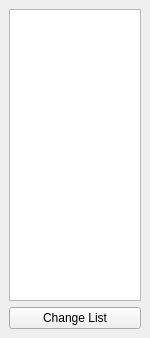
<?xml version="1.0" encoding="UTF-8"?>
<ui version="4.0">
 <class>DockWidget_MassTabSelector</class>
 <widget class="QDockWidget" name="DockWidget_MassTabSelector">
  <property name="geometry">
   <rect>
    <x>0</x>
    <y>0</y>
    <width>150</width>
    <height>338</height>
   </rect>
  </property>
  <property name="minimumSize">
   <size>
    <width>150</width>
    <height>300</height>
   </size>
  </property>
  <property name="maximumSize">
   <size>
    <width>150</width>
    <height>700</height>
   </size>
  </property>
  <property name="features">
   <set>QDockWidget::DockWidgetFloatable|QDockWidget::DockWidgetMovable</set>
  </property>
  <property name="allowedAreas">
   <set>Qt::LeftDockWidgetArea|Qt::RightDockWidgetArea</set>
  </property>
  <property name="windowTitle">
   <string>MassTab Selector</string>
  </property>
  <widget class="QWidget" name="dockWidgetContents">
   <layout class="QGridLayout" name="gridLayout">
    <item row="0" column="0">
     <widget class="QListView" name="listView_Mass"/>
    </item>
    <item row="1" column="0">
     <widget class="QPushButton" name="pushButton_ChangeList">
      <property name="text">
       <string>Change List</string>
      </property>
     </widget>
    </item>
   </layout>
  </widget>
 </widget>
 <resources/>
 <connections/>
</ui>
